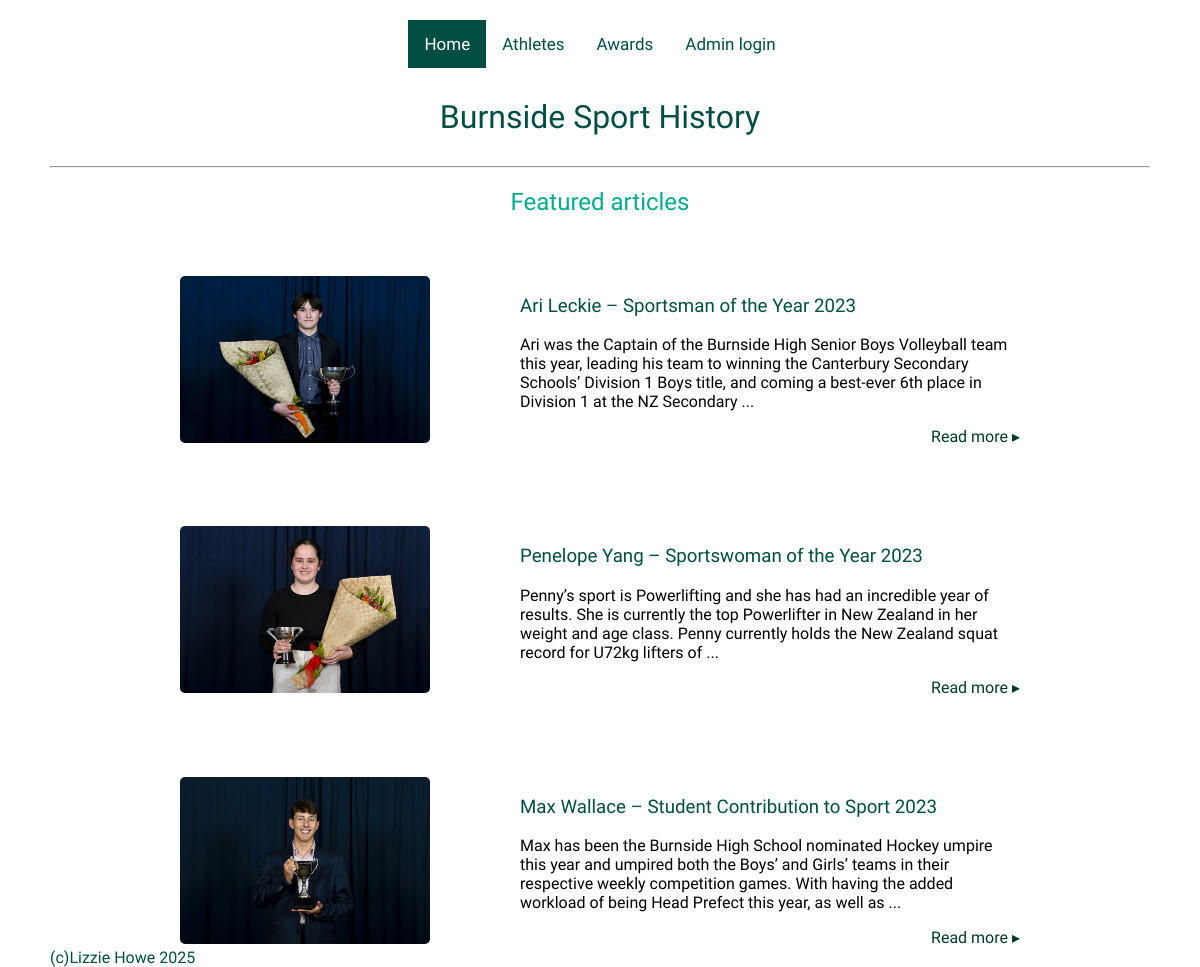
The page / on the database its author committed.
### tables this page shows
CREATE TABLE article (article_id INTEGER PRIMARY KEY, athlete_id NUMERIC REFERENCES athlete (athlete_id), title TEXT, content TEXT, image_url TEXT, published_date INTEGER);

### flaskimport.py (the view)
@app.route('/')
def show_articles():
    articles = get_all_articles()
    athletes = select_random_athlete()
    return render_template("home.html", articles=articles, title="Home", athletes=athletes)

### flaskimport.py (called while the page is built)
def get_db():
    db = getattr(g, '_database', None)
    if db is None:
        db = g._database = sqlite3.connect('BHS_sport_history_database.db')
        db.row_factory = sqlite3.Row
    return db

def get_all_articles():
    db = get_db()
    cursor = db.execute("""
        SELECT *
        FROM article
        ORDER BY article_id ASC
    """)
    articles = cursor.fetchall()
    return articles

def select_random_athlete():
    db = get_db()
    cursor = db.execute("""
        SELECT athlete.athlete_id, athlete.firstname, athlete.lastname, sport.sport_name
        FROM athlete
        JOIN athlete_sport ON athlete.athlete_id = athlete_sport.athlete_id
        JOIN sport ON athlete_sport.sport_id = sport.sport_id
        ORDER BY RANDOM()
        LIMIT 4
    """)
    athletes = cursor.fetchall()
    return athletes

### templates/home.html
{% extends "layout.html" %}
{% block content %}
    <div class="topnav">
    <a class="active" href="/">Home</a>
    <a href="/athletes">Athletes</a>
    <a href="/award">Awards</a>
    <a href="/add_athlete">Admin login</a>
    </div>
    <h1>Burnside Sport History</h1>
<hr>
<h2>Featured articles</h2>
{% for article in articles %}
    <section class="two-column">
        <ul>
            <a href="/article/{{article['article_id']}}">
                <img src= "{{ article['image_url'] }}" alt="{{ article['title']}}">
            </a>
        </ul>
        <ul>
            <h3 class="homepage">
                <a href="/article/{{article['article_id']}}"> {{ article['title'] }} </a>
            </h3>
    <p class="homepage">
        {{ article['content'].split()[:40] | join(' ') }}
        {% if article['content'].split() | length > 30 %}...
        {% endif %}
    </p>
    <div class="readmore"><a href="/article/{{article['article_id']}}"> Read more ▸</a></div>
        </ul>
    </section>
 {% endfor %}
{% endblock %}

### templates/layout.html (shortened to what this page needs)
<!DOCTYPE html>
<html lang="en">
<head>
    <link rel="stylesheet" href="{{ url_for('static', filename='style.css') }}">
</head>
<body>
    {% block content %}{% endblock %}
</body>
<footer>(c)Lizzie Howe 2025</footer>
</html>

### static/style.css (style rules this page uses)
* { font-family: "Public Sans", sans-serif; font-optical-sizing: auto; font-weight: 400; font-style: normal; }
html, body { height: 100%; margin: 0; }
body { background-color: white; color: rgb(0, 78, 66); margin: 50px; margin-top: 20px; }
h1 { font-weight: 500; display: flex; justify-content: center; color: rgb(0, 78, 66); margin-top: 30px; margin-bottom: 30px; }
h2 { color: rgb(0, 171, 142); text-align: center; }
img { display: block; width: 250px; border-radius: 5px; margin: auto; }
a { color: rgb(0, 171, 142); text-decoration: none; }
footer { position: fixed; bottom: 0; }
.topnav { display: flex; justify-content: center; overflow: hidden; }
.topnav a { float: left; color: rgb(0, 78, 66); text-align: center; padding: 14px 16px; text-decoration: none; font-size: 17px; transition: background-color .3s; }
.topnav a.active { background-color: rgb(0, 78, 66); color: rgb(255, 255, 255); }
ul { margin: 20px; padding-left: 0; }
.two-column { display: grid; grid-template-columns: 1fr 3fr; gap: 50px; width: 80%; margin: auto; margin-top: 40px; justify-content: center; }
.readmore a { color: rgb(0, 58, 44); display: flex; justify-content: flex-end; transition: color .3s; }
p.homepage { color: rgb(0, 0, 0); }
h3.homepage a { color: rgb(0, 78, 66); transition: color .3s; }

### rows shown on the page
article: image_url (picture), title "Ari Leckie – Sportsman of the Year 2023", content.split "Ari was the Captain of the Burnside High Senior Boys Volleyball team this year, leading his team to winning the Canterbury Secondary Schools’ Division 1 Boys title, and coming a best-ever 6th place in Division 1 at the NZ Secondary"
article: image_url (picture), title "Penelope Yang – Sportswoman of the Year 2023", content.split "Penny’s sport is Powerlifting and she has had an incredible year of results. She is currently the top Powerlifter in New Zealand in her weight and age class. Penny currently holds the New Zealand squat record for U72kg lifters of"
article: image_url (picture), title "Max Wallace – Student Contribution to Sport 2023", content.split "Max has been the Burnside High School nominated Hockey umpire this year and umpired both the Boys’ and Girls’ teams in their respective weekly competition games. With having the added workload of being Head Prefect this year, as well as"
